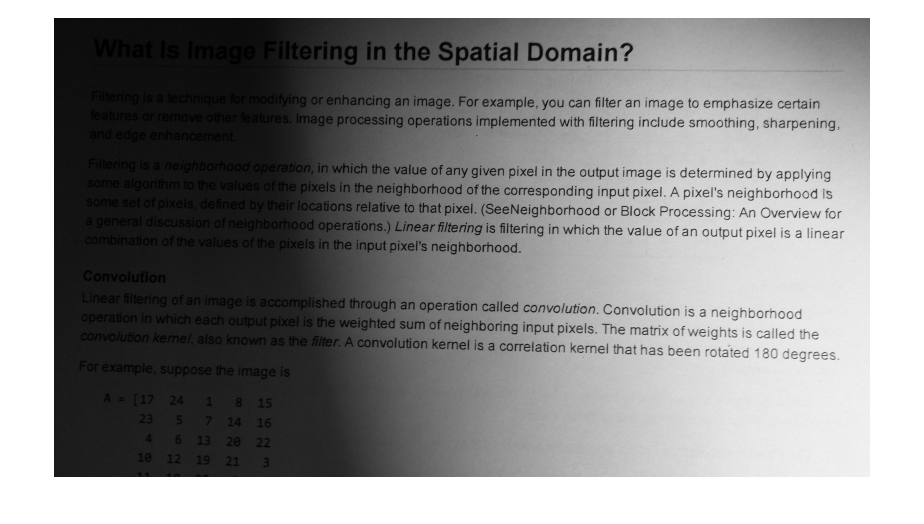
#> input picture img/binarization_image.png, 1848 x 1048 px (shown at 1/2 size)
$ python image_binarization.py   (older library calls are emulated)
#> lines starting #> are read from the running program, lines starting #| are printed output that depends on the picture; after the words box and inside, x2 and y2 are one past the last pixel; in counts of white or black regions, pixels touching at a corner belong together
### src/util.py
import cv2

class Utility:
    def __init__(self):
        pass

    # Display image
    # [16 lines left out: function display, not called in this run]

### src/image_binarization.py
import cv2
from skimage.filters import threshold_sauvola, threshold_niblack
from skimage import img_as_ubyte
from PIL import Image
import numpy as np

from util import Utility

class ImageBinarization(Utility):
    """
    This module contains various popular algorithms for Image Binarization.
    """
    def __init__(self):
        super().__init__()
        pass

    def bradley_roth_numpy(self, img, s=None, t=None):

        # Convert image to numpy array
        #img = np.array(image).astype(np.float)

        # Default window size is round(cols/8)
        if s is None:
            s = np.round(img.shape[1]/8)

        # Default threshold is 15% of the total
        # area in the window
        if t is None:
            t = 15.0

        # Compute integral image
        intImage = np.cumsum(np.cumsum(img, axis=1), axis=0)

        # Define grid of points
        (rows,cols) = img.shape[:2]
        (X,Y) = np.meshgrid(np.arange(cols), np.arange(rows))

        # Make into 1D grid of coordinates for easier access
        X = X.ravel()
        Y = Y.ravel()

        # Ensure s is even so that we are able to index into the image
        # properly
        s = s + np.mod(s,2)

        # Access the four corners of each neighbourhood
        x1 = X - s/2
        x2 = X + s/2
        y1 = Y - s/2
        y2 = Y + s/2

        # Ensure no coordinates are out of bounds
        x1[x1 < 0] = 0
        x2[x2 >= cols] = cols-1
        y1[y1 < 0] = 0
        y2[y2 >= rows] = rows-1

        # Ensures coordinates are integer
        x1 = x1.astype(np.int)
        x2 = x2.astype(np.int)
        y1 = y1.astype(np.int)
        y2 = y2.astype(np.int)

        # Count how many pixels are in each neighbourhood
        count = (x2 - x1) * (y2 - y1)

        # Compute the row and column coordinates to access
        # each corner of the neighbourhood for the integral image
        f1_x = x2
        f1_y = y2
        f2_x = x2
        f2_y = y1 - 1
        f2_y[f2_y < 0] = 0
        f3_x = x1-1
        f3_x[f3_x < 0] = 0
        f3_y = y2
        f4_x = f3_x
        f4_y = f2_y

        # Compute areas of each window
        sums = intImage[f1_y, f1_x] - intImage[f2_y, f2_x] - intImage[f3_y, f3_x] + intImage[f4_y, f4_x]

        # Compute thresholded image and reshape into a 2D grid
        out = np.ones(rows*cols, dtype=np.bool)
        out[img.ravel()*count <= sums*(100.0 - t)/100.0] = False

        # Also convert back to uint8
        out = 255*np.reshape(out, (rows, cols)).astype(np.uint8)

        # Return PIL image back to user
        return out


    def sauvola(self, gray):
        window_size = 25
        thresh_sauvola = threshold_sauvola(gray, window_size=window_size)
        binary_sauvola = gray > thresh_sauvola
        th = img_as_ubyte(binary_sauvola)
        return th

    def niblack(self, gray):
        window_size = 25
        thresh_niblack = threshold_niblack(gray, window_size=window_size, k=0.8)
        binary_niblack = gray > thresh_niblack
        th = img_as_ubyte(binary_niblack)
        return th

    def adaptive(self, gray):
        th = cv2.adaptiveThreshold(gray, 255, cv2.ADAPTIVE_THRESH_GAUSSIAN_C, cv2.THRESH_BINARY, 11, 2)
        return th

    def otsuThreshold(self, gray):
        ret2, th2 = cv2.threshold(gray, 0, 255, cv2.THRESH_BINARY + cv2.THRESH_OTSU)
        return th2


if __name__ == "__main__":
    filePath = '../img/binarization_image.png'
    img = cv2.imread(filePath)
#> img is the input picture: shape (1048, 1848, 3); min 0, max 255, mean 143.1
    gray_img = cv2.cvtColor(img, cv2.COLOR_BGR2GRAY)

    #Instantiate the Image Binarization Object
    image_binarization = ImageBinarization()

    bw_img = image_binarization.otsuThreshold(gray_img)
#> in otsuThreshold, `ret2, th2 = cv2.threshold(gray, 0, 255, cv2.THRESH_BINARY + cv2.THRESH..`:
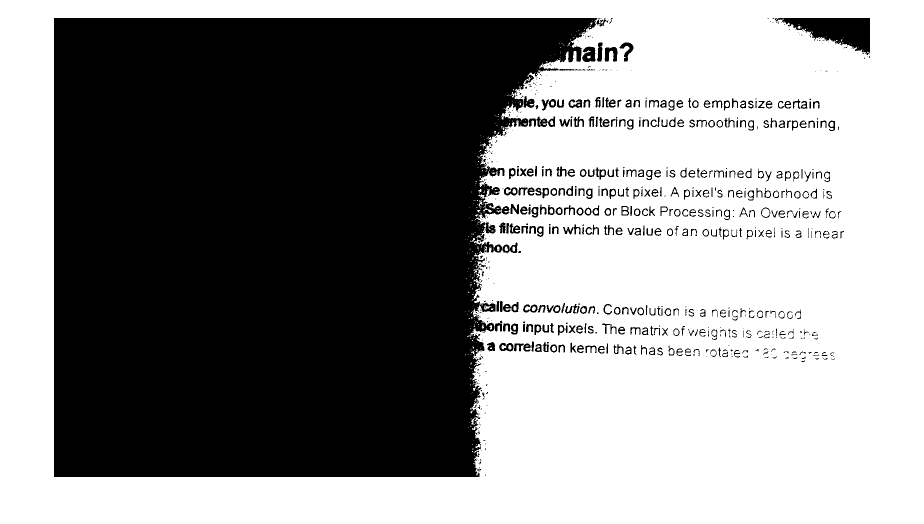
#> th2: shape (1048, 1848) (shown at 1/2 size); 55.8% white; 723 black regions (359 under 20 px), largest, box (x1, y1, x2, y2) and area: (108, 36, 1195, 954) 813918, (1550, 36, 1740, 110) 7246, (1164, 93, 1191, 124) 612
#> in otsuThreshold, `ret2, th2 = cv2.threshold(gray, 0, 255, cv2.THRESH_BINARY + cv2.THRESH..`: ret2 = 133
    cv2.imshow("OTSU BW", bw_img)
    cv2.waitKey(0)

    bw_img = image_binarization.adaptive(gray_img)
#> in adaptive, `th = cv2.adaptiveThreshold(gray, 255, cv2.ADAPTIVE_THRESH_GAUSSIAN_C, ..`:
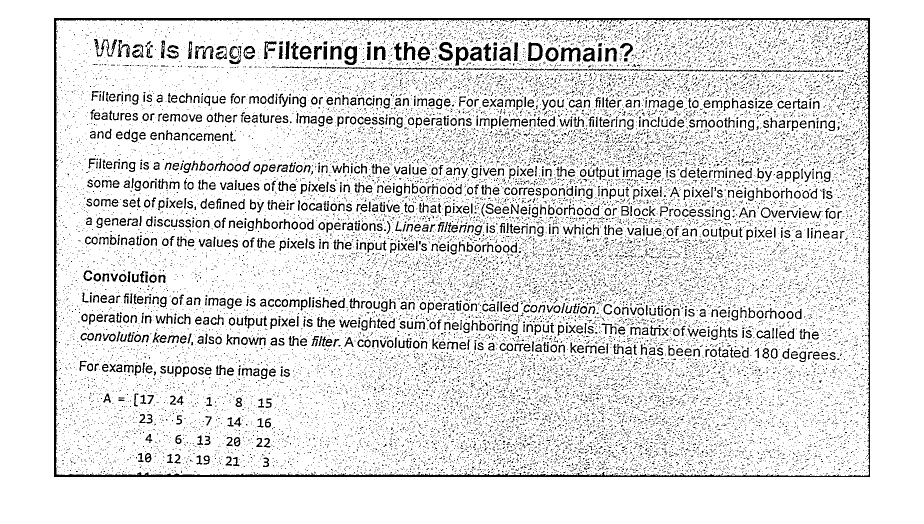
#> th: shape (1048, 1848) (shown at 1/2 size); 88.8% white; black in thin lines or dots, all inside (x1, y1, x2, y2) = (108, 36, 1740, 954)
    cv2.imshow("Adaptive BW", bw_img)
    cv2.waitKey(0)

    bw_img = image_binarization.bradley_roth_numpy(gray_img)
#> in bradley_roth_numpy, `intImage = np.cumsum(np.cumsum(img, axis=1), axis=0)`:
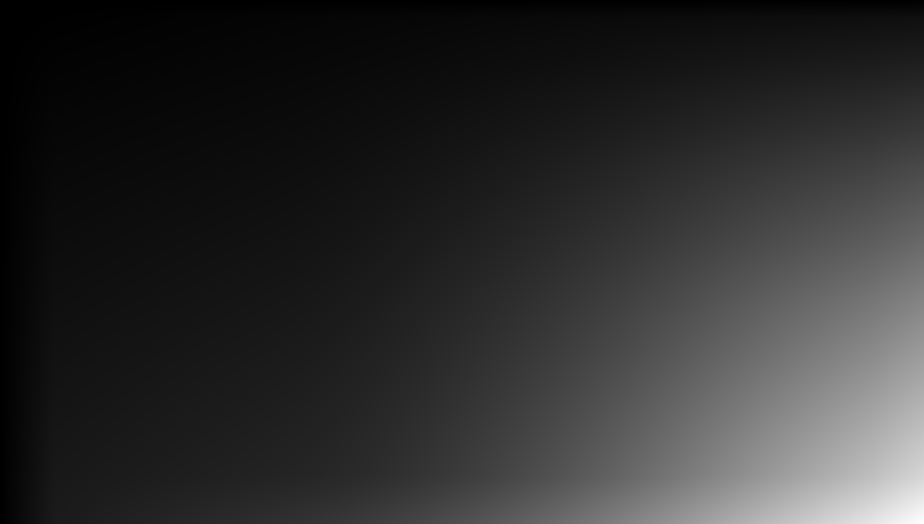
#> intImage: shape (1048, 1848) uint64 (shown at 1/2 size); min 255, max 277049561, mean 50105482.6; drawn with min black and max white
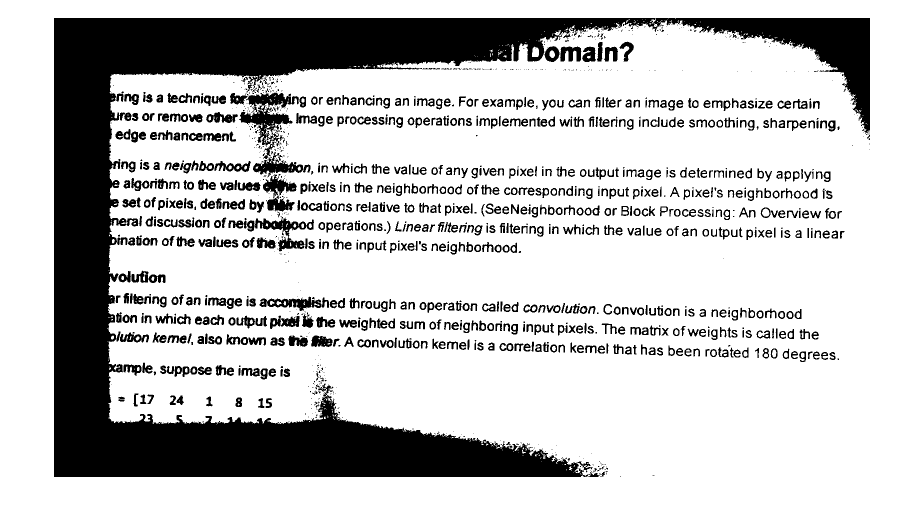
#> bw_img: shape (1048, 1848) (shown at 1/2 size); 77.2% white; 1438 black regions (621 under 20 px), largest, box (x1, y1, x2, y2) and area: (108, 36, 1740, 954) 312243, (478, 185, 598, 319) 5162, (510, 434, 628, 503) 2446
    cv2.imshow("Bradley BW", bw_img)
    cv2.waitKey(0)

    bw_img = image_binarization.niblack(gray_img)
#> in niblack, `binary_niblack = gray > thresh_niblack`:
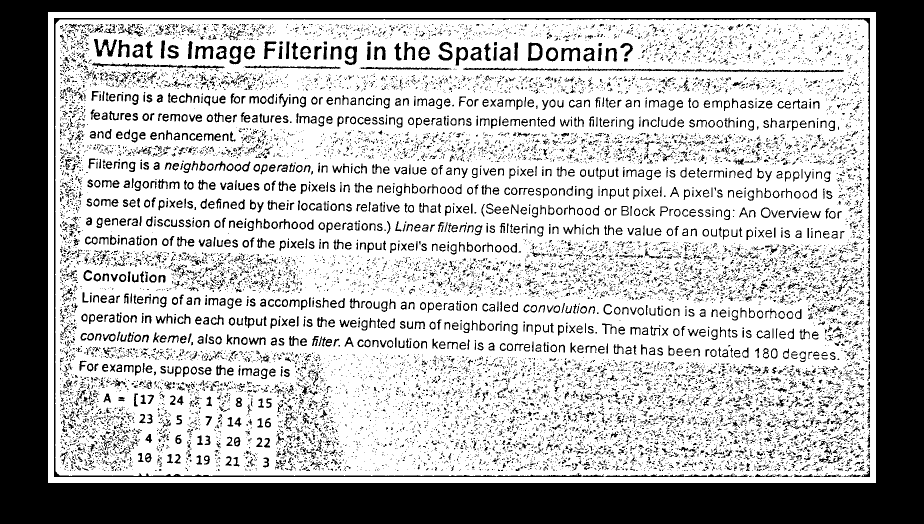
#> binary_niblack: shape (1048, 1848) bool (shown at 1/2 size); 69% white; 15507 black regions (13241 under 20 px), largest, box (x1, y1, x2, y2) and area: (0, 0, 1848, 1048) 376752, (108, 36, 1740, 954) 12373, (926, 135, 1688, 145) 2398
    cv2.imshow("Niblack BW", bw_img)
    cv2.waitKey(0)

    bw_img = image_binarization.sauvola(gray_img)
#> in sauvola, `thresh_sauvola = threshold_sauvola(gray, window_size=window_size)`:
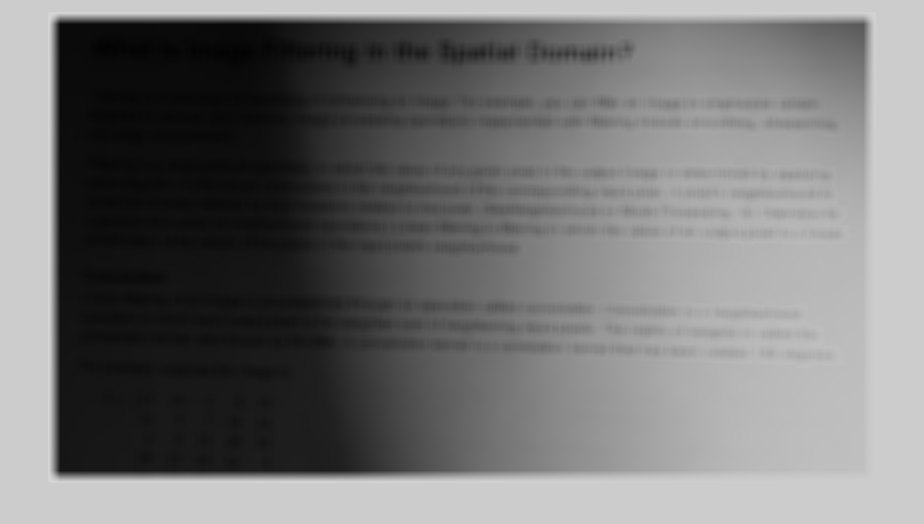
#> thresh_sauvola: shape (1048, 1848) float64 (shown at 1/2 size); min 3.19, max 214.6, mean 117.1
#> in sauvola, `binary_sauvola = gray > thresh_sauvola`:
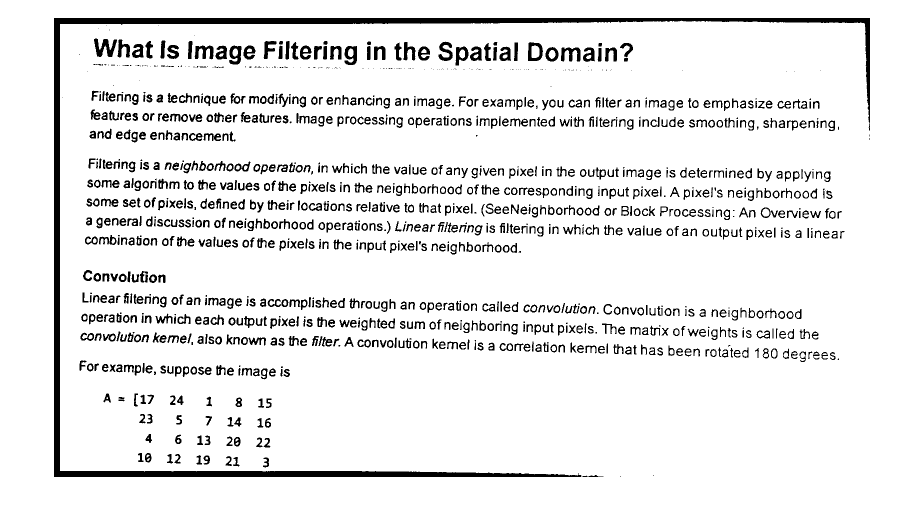
#> binary_sauvola: shape (1048, 1848) bool (shown at 1/2 size); 91.6% white; 1303 black regions (273 under 20 px), largest, box (x1, y1, x2, y2) and area: (108, 36, 1740, 954) 39815, (188, 77, 234, 114) 888, (1122, 95, 1161, 123) 635
    cv2.imshow("Sauvola BW", bw_img)
    cv2.waitKey(0)
